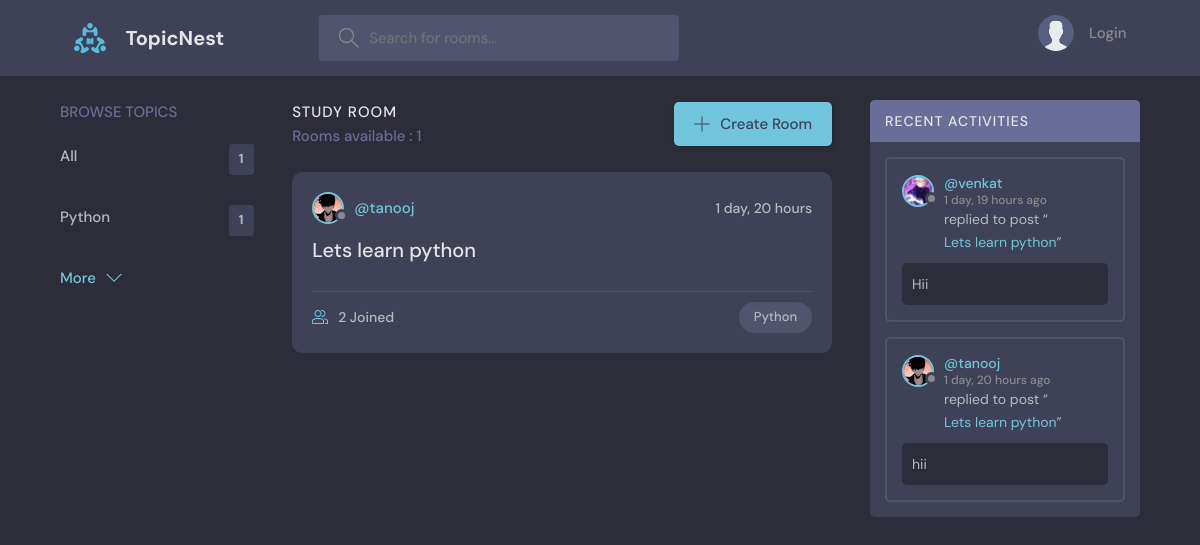
Before: / with the older database file.
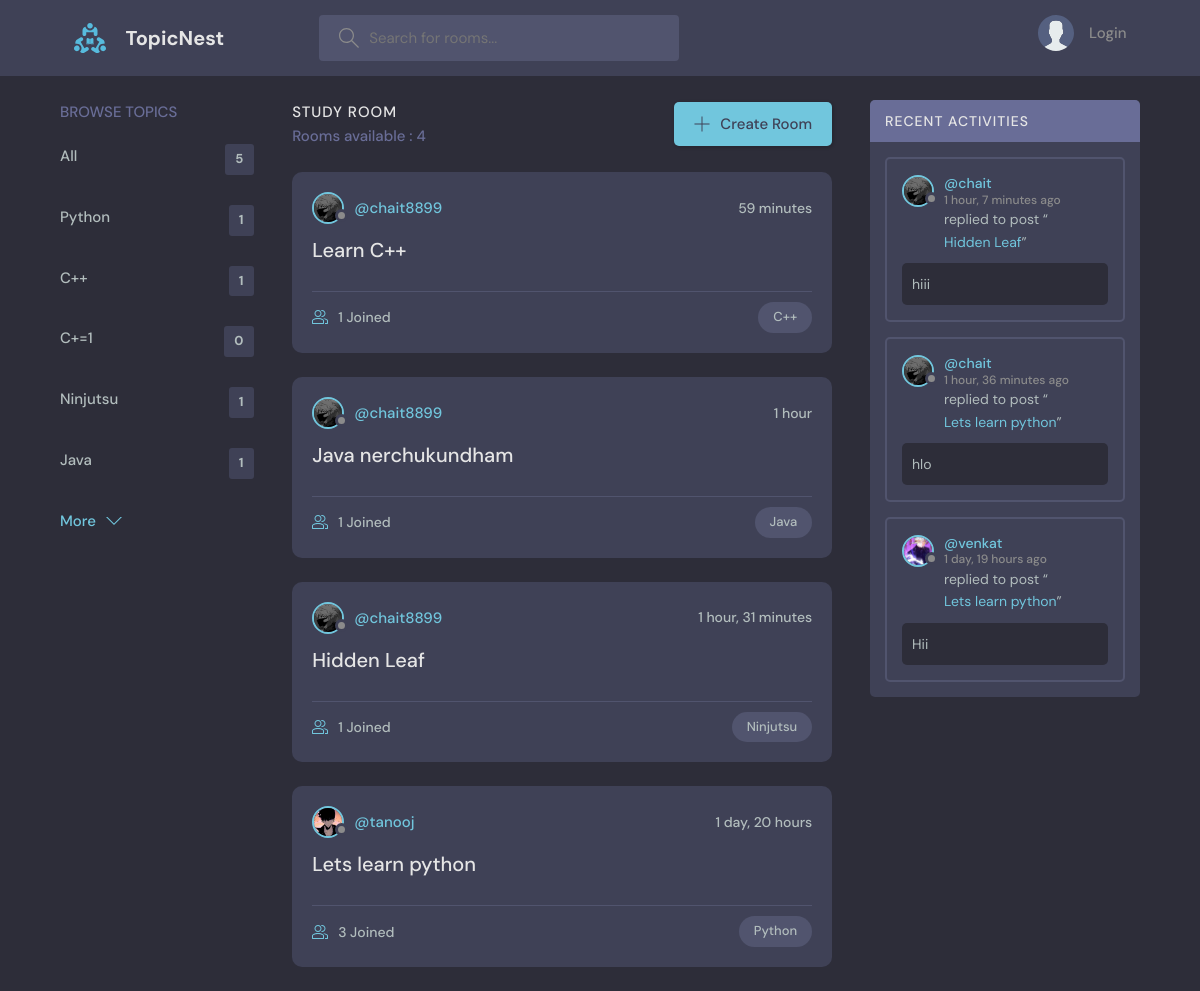
After: the same page with the newer database file.
### base/models.py (models this page shows, shortened)
class Topic(models.Model):
    name = models.CharField(max_length=200)

class Room(models.Model):
    host = models.ForeignKey(User, on_delete=models.SET_NULL,null=True)
    topic = models.ForeignKey(Topic, on_delete=models.SET_NULL,null=True)
    name = models.CharField(max_length=200)
    description = models.TextField(null=True,blank=True)
    participants = models.ManyToManyField(User,related_name='participants',blank=True)
    updated = models.DateTimeField(auto_now=True)
    created = models.DateTimeField(auto_now_add=True)
    class Meta:
        ordering = ['-updated','-created']

class User(AbstractUser):
    name = models.CharField(max_length=200,null = True)
    email = models.EmailField(null=True,unique=True)
    bio = models.TextField(null = True)
    avatar = models.ImageField(null = True,default="avatar.svg")
    USERNAME_FIELD = 'email'
    REQUIRED_FIELDS = []

class Message(models.Model):
    user = models.ForeignKey(User, on_delete=models.CASCADE)
    room =models.ForeignKey(Room, on_delete=models.CASCADE)
    body = models.TextField()
    updated = models.DateTimeField(auto_now=True)
    created = models.DateTimeField(auto_now_add=True)
    class Meta:
        ordering = ['-updated','-created']

### base/views.py (the view)
# urls.py: path('',views.home,name='home'),
def home(request):
    q = request.GET.get('q') if request.GET.get('q') != None else ''
    rooms = Room.objects.filter(
        Q(topic__name__icontains= q) |
        Q(name__icontains = q) |
        Q(description__icontains = q) |
        Q(host__username__icontains = q)
    )
    room_count = rooms.__len__
    topics = Topic.objects.all()[0:6]
    room_messages = Message.objects.filter(Q(room__name__icontains=q))
    context = {'rooms':rooms,'topics':topics,'room_count':room_count,'room_messages':room_messages}
    return render(request,'base/home.html',context)

### base/templates/base/home.html (shortened to what this page needs)
{% extends 'main.html' %}
{% block content %}
<main class="layout layout--3">
  <div class="container">
    {% include 'base/topics_component.html' %}
    <div class="roomList">
      <div class="roomList__header">
        <div>
          <h2>Study Room</h2>
          <p>Rooms available : {{room_count}}</p>
        </div>
        <a class="btn btn--main" href="{% url 'create-room' %}">
          <svg
            version="1.1"
            xmlns="http://www.w3.org/2000/svg"
            width="32"
            height="32"
            viewBox="0 0 32 32"
          >
            <title>add</title>
            <path
              d="M16.943 0.943h-1.885v14.115h-14.115v1.885h14.115v14.115h1.885v-14.115h14.115v-1.885h-14.115v-14.115z"
            ></path>
          </svg>
          Create Room
        </a>
      </div>
      {% include 'base/feed_component.html' %}
    </div>
    {% include 'base/activity_component.html' %}
  </div>
</main>
{% endblock %}

### base/templates/base/topics_component.html
<div class="topics">
    <div class="topics__header">
      <h2>Browse Topics</h2>
    </div>
    <ul class="topics__list">
      <li>
        <a href="{% url 'home' %}">All <span>{{topics.count}}</span></a>
      </li>
      {% for topic in topics %}
      <li>
        <a href="{% url 'home' %}?q={{topic.name}}">{{topic.name}}<span>{{topic.room_set.all.count}}</span></a>
      </li>
      {% endfor %}
    </ul>
    <a class="btn btn--link" href="{% url 'topics' %}">
      More
      <svg
        version="1.1"
        xmlns="http://www.w3.org/2000/svg"
        width="32"
        height="32"
        viewBox="0 0 32 32"
      >
        <title>chevron-down</title>
        <path d="M16 21l-13-13h-3l16 16 16-16h-3l-13 13z"></path>
      </svg>
    </a>
  </div>

### base/templates/base/feed_component.html (shortened to what this page needs)
{% for room in rooms%}
<div class="roomListRoom">
  <div class="roomListRoom__header">
    <a href="{% url 'profile' room.host.id %}" class="roomListRoom__author">
      <div class="avatar avatar--small">
        <img src="{{room.host.avatar.url}}" />
      </div>
      <span>@{{room.host.username}}</span>
    </a>
    <div class="roomListRoom__actions">
      <span>{{room.created|timesince}}</span>
    </div>
  </div>
  <div class="roomListRoom__content">
    <a href="/room/{{room.id}}">{{room.name}}</a>
  </div>
  <div class="roomListRoom__meta">
    <a href="/room/{{room.id}}" class="roomListRoom__joined">
       {{room.participants.all.count}} Joined
    </a>
    <p class="roomListRoom__topic">{{room.topic.name}}</p>
  </div>
</div>
{% endfor %}

### base/templates/base/activity_component.html (shortened to what this page needs)
<div class="activities">
    <div class="activities__header">
      <h2>Recent Activities</h2>
    </div>
    {% for msg in room_messages %}
    <div class="activities__box">
      <div class="activities__boxHeader roomListRoom__header">
        <a href="{% url 'profile' msg.user.id %}" class="roomListRoom__author">
          <div class="avatar avatar--small">
            <img src="{{msg.user.avatar.url}}" />
          </div>
          <p>
            @{{msg.user.name}}
            <span>{{msg.created|timesince}} ago</span>
          </p>
        </a>
      </div>
      <div class="activities__boxContent">
        <p>
          replied to post “<a href="{% url 'room' msg.room.id %}">{{msg.room.name}}</a
          >”
        </p>
        <div class="activities__boxRoomContent">
            {{msg.body}}
        </div>
      </div>
    </div>
    {% endfor %}
  </div>

Changed rows visible on the page:
removed Message: user.avatar (picture), user.name "tanooj", created "1 day, 20 hours", room.name "Lets learn python", body "hii"
added Topic: name "C++", room_set.all.count "1"
added Topic: name "C+=1", room_set.all.count "0"
added Topic: name "Ninjutsu", room_set.all.count "1"
added Topic: name "Java", room_set.all.count "1"
added Room: host.avatar (picture), host.username "chait8899", created "59 minutes", name "Learn C++", participants.all.count "1", topic.name "C++"
added Room: host.avatar (picture), host.username "chait8899", created "1 hour", name "Java nerchukundham", participants.all.count "1", topic.name "Java"
added Room: host.avatar (picture), host.username "chait8899", created "1 hour, 31 minutes", name "Hidden Leaf", participants.all.count "1", topic.name "Ninjutsu"
computed for Room "Lets learn python": participants.all.count "2" → "3"
added Message: user.avatar (picture), user.name "chait", created "1 hour, 7 minutes", room.name "Hidden Leaf", body "hiii"
added Message: user.avatar (picture), user.name "chait", created "1 hour, 36 minutes", room.name "Lets learn python", body "hlo"
Other visible differences:
{{ topics.count }}: "1" → "5"
{{ room_count }}: "1" → "4"
